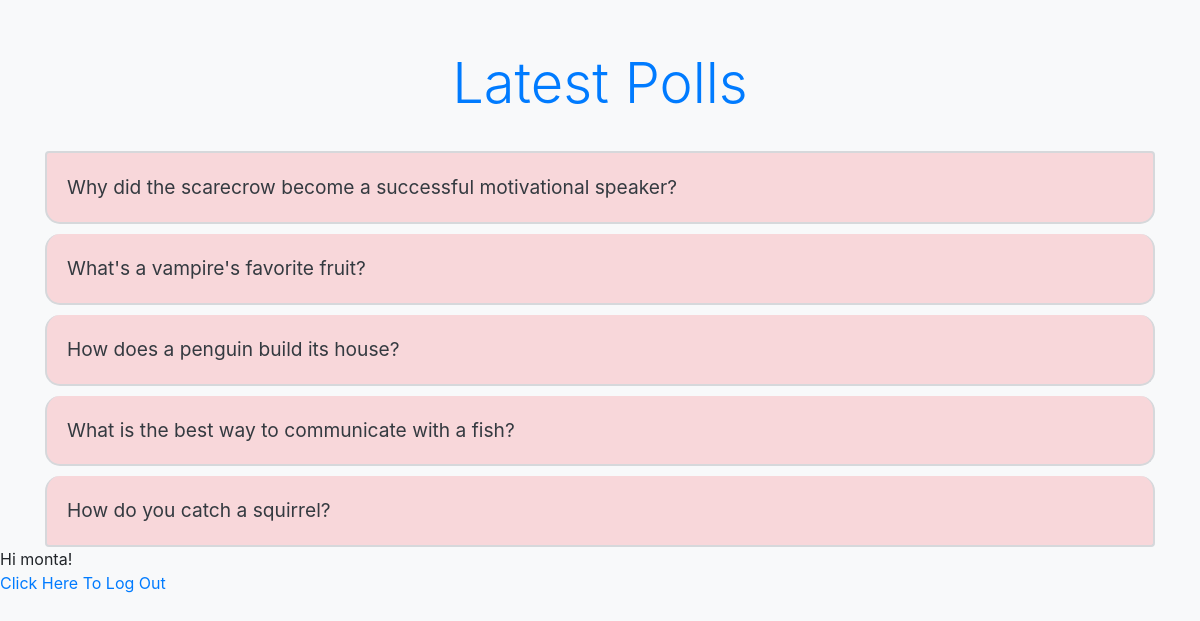
The page /polls/ (signed in) on the database its author committed.
### polls/models.py (models this page shows, shortened)
class Question(models.Model):
    question_text = models.CharField(max_length=200)
    pub_date = models.DateTimeField('date published')

### polls/views.py (the view)
# urls.py: path("", views.index, name= "index"),
def index(request):
    latest_question_list = Question.objects.order_by('-pub_date')[:5]
    context = {'latest_question_list': latest_question_list}
    return render(request, "polls/poll.html", context)

### polls/templates/polls/poll.html (shortened to what this page needs)
<!DOCTYPE html>
<html lang="en">
<head>
    <link rel="stylesheet" href="https://stackpath.bootstrapcdn.com/bootstrap/4.5.2/css/bootstrap.min.css">
<div class="container">
    <h1 class="display-4 text-center mb-4">Latest Polls</h1>
    {% if latest_question_list %}
        <ul class="list-group">
            {% for question in latest_question_list %}
                <li class="list-group-item">
                    <a href="{% url 'polls:detail' question.id %}" class="text-dark">
                        {{ question.question_text }}
                    </a>
                </li>
            {% endfor %}
        </ul>
    {% else %}
        <div class="alert alert-info mt-4">
            <p>No polls are available.</p>
        </div>
    {% endif %}
</div>
{% if user.is_authenticated %}
  Hi {{ user.username }}!
  <p><a href="{% url 'logout' %}">Click Here To Log Out</a></p>
  {% else %}
  <p>You are not logged in</p>
  <a href="{% url 'user_auth:login' %}">Log In</a>
{% endif %}

### polls/templates/polls/poll.html (style rules this page uses)
.container { text-align: center; margin-top: 50px; color: #343a40; }
h1 { font-size: 3em; color: #007bff; }
.list-group-item { background-color: #f8d7da; margin-top: 10px; padding: 20px; border: 2px solid #d6d8db; border-radius: 15px; font-size: 1.2em; display: flex; justify-content: space-between; align-items: center; }

### rows shown on the page
Question: question_text "Why did the scarecrow become a successful motivational speaker?"
Question: question_text "What's a vampire's favorite fruit?"
Question: question_text "How does a penguin build its house?"
Question: question_text "What is the best way to communicate with a fish?"
Question: question_text "How do you catch a squirrel?"

### other values the page prints
{{ user.username }} "monta"
